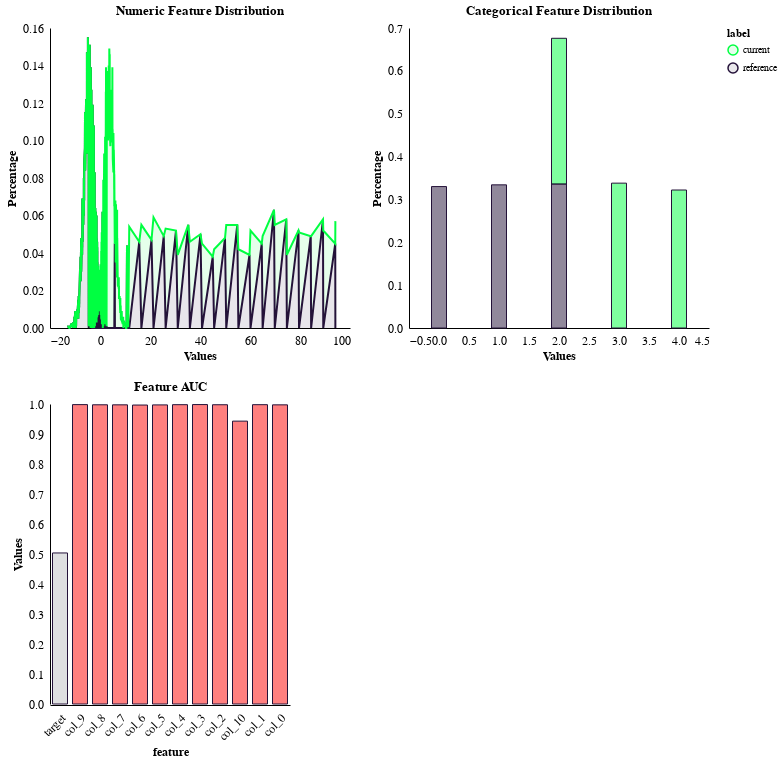

Write notebook code for a chart like this one.
### Markdown cell above
## Drift Detector

- To visualize drift between two dataframes with the same feature set and types, we utilize the **DriftDetector**
- With the **DriftDetector** you specify
    - x_reference: reference dataframe
    - x_current: current_dataframe
    - y_reference: reference target (numpy array)
    - y_current: current target (numpy array)
    - dependent_var_name: Name of dependent variable
    - categorical_features: List of categorical features (if any)
    
  **Note**: DriftDetector assumes categorical features have been encoded (e.g. label encoding)

### Code cell
#run drift report
drift_detector = DriftDetector(
    x_reference=X_train,
    x_current=X_test,
    y_reference=y_train,
    y_current=y_test,
    target_feature_name="target",
    categorical_features=["col_10"],
)

# run the detector
drift_report = drift_detector.run_drift_diagnostics()

#visualize the report
drift_detector.visualize_report()

### Figure 1 — Vega-Lite specification as saved in the notebook (floating-point values rounded to 4 significant figures; data arrays with more than 128 entries replaced by an {"elided": "..."} marker saying what was removed)
{"config": {"view": {"strokeWidth": 0}, "background": "white", "axis": {"gridColor": null, "domainColor": "black", "tickColor": null, "labelColor": "black", "titleColor": "black", "titleFontSize": 12, "labelFontSize": 12}, "range": {"category": ["#00ff41", "#241239", "#f5d300", "#00ff41", "#ff6c11", "#fd1d53"]}, "area": {"line": true, "fillOpacity": 0.1}, "line": {"strokeWidth": 2}, "bar": {"size": 15, "font": "arial", "labelFontSize": 12, "titleFontSize": 12, "fill": "#241239", "stroke": "#241239", "line": true, "fillOpacity": 0.5}}, "vconcat": [{"hconcat": [{"data": {"name": "data-4c7ae7e46808706006924c10d0c83d1b"}, "mark": "area", "encoding": {"color": {"field": "label", "legend": {"orient": "right"}, "title": "label", "type": "nominal"}, "tooltip": [{"field": "bins", "title": "Bin", "type": "quantitative"}, {"field": "values", "title": "Value", "type": "quantitative"}], "x": {"field": "bins", "title": "Values", "type": "quantitative"}, "y": {"field": "values", "title": "Percentage", "type": "quantitative"}}, "selection": {"selector009": {"type": "single", "fields": ["feature"], "bind": {"input": "select", "options": ["col_0", "col_1", "col_2", "col_3", "col_4", "col_5", "col_6", "col_7", "col_8", "col_9", "target"], "name": "Numeric"}}}, "title": "Numeric Feature Distribution", "transform": [{"filter": {"selection": "selector009"}}], "width": 300}, {"data": {"name": "data-e255a52a04fd57ed813cf8ae41cb31d2"}, "mark": "bar", "encoding": {"color": {"field": "label", "legend": {"orient": "right"}, "title": "label", "type": "nominal"}, "tooltip": [{"field": "bins", "title": "Bin", "type": "quantitative"}, {"field": "values", "title": "Value", "type": "quantitative"}], "x": {"field": "bins", "title": "Values", "type": "quantitative"}, "y": {"field": "values", "title": "Percentage", "type": "quantitative"}}, "selection": {"selector010": {"type": "single", "fields": ["feature"], "bind": {"input": "select", "options": ["col_10"], "name": "Categorical"}}}, "title": "Categorical Feature Distribution", "transform": [{"filter": {"selection": "selector010"}}], "width": 300}]}, {"data": {"name": "data-1320b79872de5480a6bd0d5726de9817"}, "mark": "bar", "encoding": {"color": {"condition": {"value": "red", "test": "datum.auc>=.6"}, "value": "#BEBFC1"}, "x": {"axis": {"domain": true, "labelAngle": -45, "offset": 1}, "field": "feature", "sort": "-x", "title": "feature", "type": "nominal"}, "y": {"field": "auc", "title": "Values", "type": "quantitative"}}, "title": "Feature AUC"}], "$schema": "https://vega.github.io/schema/vega-lite/v4.17.0.json", "datasets": {"data-4c7ae7e46808706006924c10d0c83d1b": {"elided": "440 records"}, "data-e255a52a04fd57ed813cf8ae41cb31d2": [{"feature": "col_10", "values": 0.33, "bins": 0.0, "label": "reference", "feature_type": 0}, {"feature": "col_10", "values": 0.334, "bins": 1.0, "label": "reference", "feature_type": 0}, {"feature": "col_10", "values": 0.336, "bins": 2.0, "label": "reference", "feature_type": 0}, {"feature": "col_10", "values": 0.34, "bins": 2.0, "label": "current", "feature_type": 0}, {"feature": "col_10", "values": 0.338, "bins": 3.0, "label": "current", "feature_type": 0}, {"feature": "col_10", "values": 0.322, "bins": 4.0, "label": "current", "feature_type": 0}], "data-1320b79872de5480a6bd0d5726de9817": [{"feature": "col_0", "auc": 0.9971, "importance": 0.2809}, {"feature": "col_1", "auc": 0.9977, "importance": 0.2925}, {"feature": "col_2", "auc": 0.9975, "importance": 0.2999}, {"feature": "col_3", "auc": 0.9981, "importance": 0.3041}, {"feature": "col_4", "auc": 0.9977, "importance": 0.278}, {"feature": "col_5", "auc": 0.997, "importance": 0.2676}, {"feature": "col_6", "auc": 0.9966, "importance": 0.2816}, {"feature": "col_7", "auc": 0.9972, "importance": 0.2827}, {"feature": "col_8", "auc": 0.9974, "importance": 0.2772}, {"feature": "col_9", "auc": 0.9979, "importance": 0.3015}, {"feature": "col_10", "auc": 0.9429, "importance": 0.09464}, {"feature": "target", "auc": 0.5035, "importance": null}]}}
